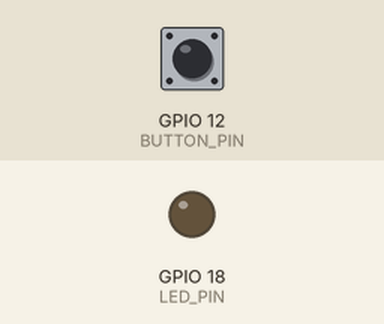
The program below on a simulated Raspberry Pi (BCM pin numbers). Shown: output pins drawn as LEDs (lit = HIGH). The test bench sets the inputs (shaded band); at power-on: GPIO 12 (BUTTON_PIN) LOW.

Above: at 1.2 s.
1.3 s: GPIO 12 (BUTTON_PIN) pulled HIGH for 0.15 s
At 1.37 s:
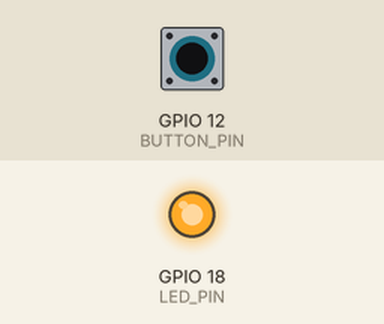
2.9 s: GPIO 12 (BUTTON_PIN) pulled HIGH for 3.2 s
At 6.8 s:
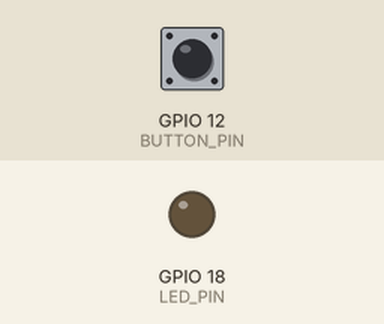
Timing chart, 0 to 8.3 s (numbered marks = the images above; inputs shaded):
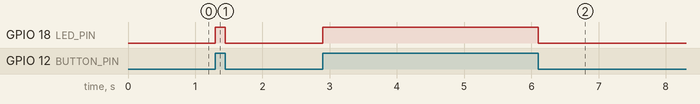

The program:

button.py
```python
import RPi.GPIO as gpio
import time
import signal, sys

LED_PIN = 18
BUTTON_PIN = 12

"""
Set the mode (either BOARD or BCM)
See http://www.raspberrypi-spy.co.uk/2012/06/simple-guide-to-the-rpi-gpio-header-and-pins/
for more information.
For now, we will use BCM (its the same for Pi 2/3)
"""
gpio.setmode(gpio.BCM)

# set button pin as an INPUT pin, so we can read from it
gpio.setup(BUTTON_PIN, gpio.IN)
# set LED pin as an OUTPUT pin, so we can write to it
gpio.setup(LED_PIN, gpio.OUT)

try:
    # loop forever
    while True:
        # set the LED state to the state of the button
        gpio.output(LED_PIN, gpio.input(BUTTON_PIN))
except KeyboardInterrupt:
    pass

# clean up any GPIO pins we have been using
gpio.cleanup()
```

Measured:
- after the input at 1.3 s, GPIO 18 (LED_PIN): LOW → HIGH at once, → LOW 0.15 s later
- after the input at 2.9 s, GPIO 18 (LED_PIN): LOW → HIGH at once, → LOW 3.2 s later
